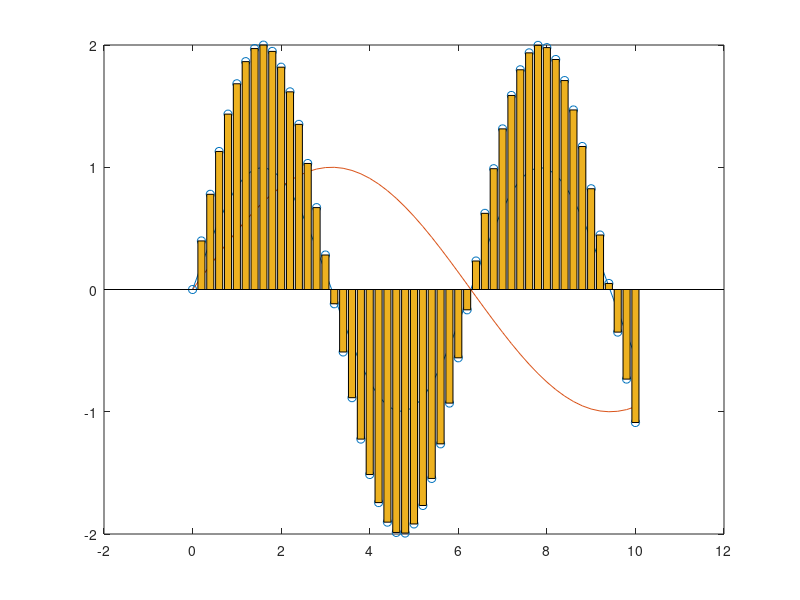

Reproduce this figure in MATLAB.
x = 0:0.2:10; 

y1 = sin(x);

plot(x,y1); 

hold on

y2 = sin(x/2); 

plot(x,y2);  

y3 = 2*sin(x); 

scatter(x,y3)

bar(x,y3)


